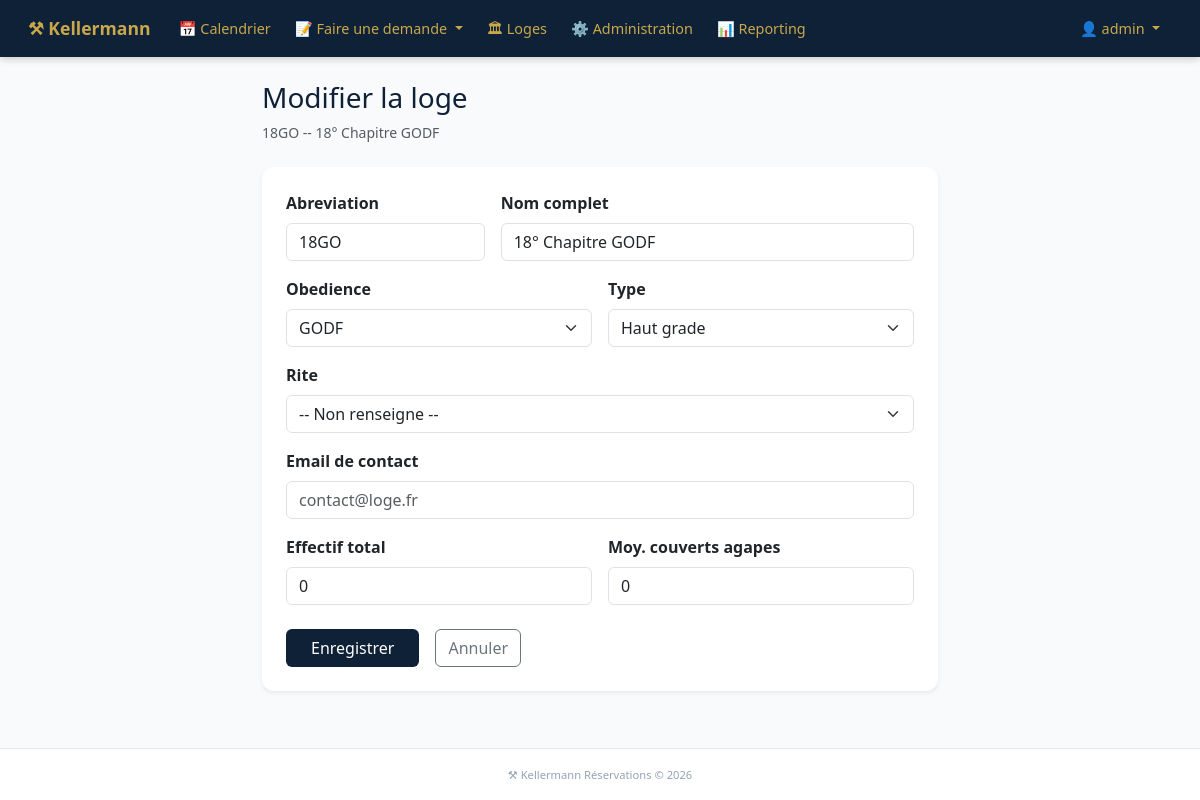
Screenshot of /loges/241/modifier/ (signed in) with the database file from the repository.
### temple_project/apps/loges/models.py (models this page shows, shortened)
class Loge(models.Model):
    TYPE_CHOICES = [
        ("loge",       "Loge"),
        ("haut_grade", "Haut Grade"),
    ]
    RITE_CHOICES = [
        ("reaa",  "REAA — Rite Écossais Ancien et Accepté"),
        ("rer",   "RER — Rite Écossais Rectifié"),
        ("rf",    "RF — Rite Français"),
        ("rem",   "REM — Rite Écossais Moderne"),
        ("dh",    "DH — Droit Humain"),
        ("mem",   "MEM — Memphis-Misraïm"),
        ("autre", "Autre"),
    ]
    nom                   = models.CharField(max_length=200)
    abreviation           = models.CharField(max_length=20, blank=True)
    obedience             = models.ForeignKey(Obedience, on_delete=models.PROTECT, related_name="loges")
    type_loge             = models.CharField(max_length=20, choices=TYPE_CHOICES, default="loge")
    rite                  = models.CharField(max_length=10, choices=RITE_CHOICES, blank=True, default="")
    email                 = models.EmailField(blank=True)
    effectif_total        = models.PositiveIntegerField(default=0)
    effectif_moyen_agapes = models.PositiveIntegerField(default=0)
    actif                 = models.BooleanField(default=True)
    created_at            = models.DateTimeField(auto_now_add=True)
    class Meta:
        verbose_name = "Loge"
        verbose_name_plural = "Loges"
        ordering = ["nom"]

class Obedience(models.Model):
    nom = models.CharField(max_length=200, unique=True)
    class Meta:
        verbose_name = "Obédience"
        verbose_name_plural = "Obédiences"
        ordering = ["nom"]

### temple_project/apps/loges/views.py (the view, shortened to what this page needs)
# urls.py: path("<int:pk>/modifier/",  views.modifier_loge, name="modifier"),
@membre_required
def modifier_loge(request, pk):
    loge = get_object_or_404(Loge, pk=pk)
    if not request.user.is_staff:
        messages.error(request, "Accès non autorisé.")
        return redirect('loges:liste')
    obediences = Obedience.objects.all().order_by('nom')
    return render(request, "loges/modifier.html", {
        'loge':       loge,
        'obediences': obediences,
    })

### temple_project/apps/auth_custom/views.py (called while the page is built)
def membre_required(view_func):
    from functools import wraps
    @wraps(view_func)
    def wrapper(request, *args, **kwargs):
        est_admin  = request.user.is_authenticated and request.user.is_staff
        est_membre = request.COOKIES.get("kellermann_membre") == "1"
        if est_admin or est_membre:
            return view_func(request, *args, **kwargs)
        return __import__("django.shortcuts", fromlist=["redirect"]).redirect(f"/auth/login/?next={request.path}")
    return wrapper

def visiteur_context(request):
    return {
        "visiteur_connecte": request.COOKIES.get("kellermann_membre") == "1"
    }

### temple_project/templates/loges/modifier.html (shortened to what this page needs)
{% extends "base.html" %}
{% block content %}
<div class="row justify-content-center">
  <div class="col-lg-7">
    <div class="mb-4">
      <h1 class="h3" style="color:#0F2137;">Modifier la loge</h1>
      <p class="text-muted small">{{ loge.abreviation }} -- {{ loge.nom }}</p>
    </div>
    <div class="card shadow-sm border-0">
      <div class="card-body p-4">
        <form method="post">
          <div class="row g-3 mb-3">
            <div class="col-md-4">
              <label class="form-label fw-semibold">Abreviation</label>
              <input type="text" name="abreviation" value="{{ loge.abreviation }}" class="form-control" required>
            </div>
            <div class="col-md-8">
              <label class="form-label fw-semibold">Nom complet</label>
              <input type="text" name="nom" value="{{ loge.nom }}" class="form-control" required>
            </div>
          </div>
          <div class="row g-3 mb-3">
            <div class="col-md-6">
              <label class="form-label fw-semibold">Obedience</label>
              <select name="obedience" class="form-select">
                {% for ob in obediences %}
                <option value="{{ ob.nom }}" {% if loge.obedience == ob %}selected{% endif %}>{{ ob.nom }}</option>
                {% endfor %}
              </select>
            </div>
            <div class="col-md-6">
              <label class="form-label fw-semibold">Type</label>
              <select name="type_loge" class="form-select">
                <option value="haut_grade" {% if loge.type_loge == 'haut_grade' %}selected{% endif %}>Haut grade</option>
              </select>
            </div>
          </div>
          <div class="mb-3">
            <label class="form-label fw-semibold">Rite</label>
            <select name="rite" class="form-select">
              <option value="">-- Non renseigne --</option>
            </select>
          </div>
          <div class="mb-3">
            <label class="form-label fw-semibold">Email de contact</label>
            <input type="email" name="email" value="{{ loge.email }}" class="form-control" placeholder="contact@loge.fr">
          </div>
          <div class="row g-3 mb-4">
            <div class="col-md-6">
              <label class="form-label fw-semibold">Effectif total</label>
              <input type="number" name="effectif_total" value="{{ loge.effectif_total }}" class="form-control" min="0">
            </div>
            <div class="col-md-6">
              <label class="form-label fw-semibold">Moy. couverts agapes</label>
              <input type="number" name="effectif_moyen_agapes" value="{{ loge.effectif_moyen_agapes }}" class="form-control" min="0">
            </div>
          </div>
          <div class="d-flex gap-3">
            <button type="submit" class="btn px-4" style="background:#0F2137;color:white;">Enregistrer</button>
            <a href="{% url 'loges:detail' loge.pk %}" class="btn btn-outline-secondary">Annuler</a>
          </div>
        </form>
      </div>
    </div>
  </div>
</div>
{% endblock %}

### temple_project/templates/base.html (shortened to what this page needs)
{% load i18n %}
<!DOCTYPE html>
<html lang="fr">
<head>
    <link href="https://cdn.jsdelivr.net/npm/bootstrap@5.3.3/dist/css/bootstrap.min.css" rel="stylesheet">
</head>
<body>
<nav class="navbar navbar-expand-lg navbar-dark">
    <div class="container-fluid">
        <a class="navbar-brand fw-bold" href="/">⚒ Kellermann</a>
        <div class="collapse navbar-collapse" id="navMenu">
            <ul class="navbar-nav me-auto mt-2 mt-lg-0">
                {% if visiteur_connecte or user.is_staff %}
                <li class="nav-item">
                    <a class="nav-link" href="/calendrier/">📅 Calendrier</a>
                </li>
                <li class="nav-item dropdown">
                    <a class="nav-link dropdown-toggle" href="#" role="button" data-bs-toggle="dropdown">
                        📝 Faire une demande
                    </a>
                </li>
                <li class="nav-item">
                    <a class="nav-link" href="/loges/">🏛 Loges</a>
                </li>
                {% endif %}
                {% if user.is_staff %}
                <li class="nav-item">
                    <a class="nav-link" href="/admin/">⚙️ Administration</a>
                </li>
                <li class="nav-item">
                    <a class="nav-link" href="/exports/reporting/">📊 Reporting</a>
                </li>
                {% endif %}
            </ul>
            <ul class="navbar-nav mt-2 mt-lg-0">
                {% if user.is_staff %}
                <li class="nav-item dropdown">
                    <a class="nav-link dropdown-toggle" href="#" role="button" data-bs-toggle="dropdown">
                        👤 {{ user.username }}
                    </a>
                </li>
                {% elif visiteur_connecte %}
                <li class="nav-item">
                    <a class="nav-link" href="/auth/logout/" style="opacity:0.7;font-size:0.85rem;">
                        🚪 Déconnexion
                    </a>
                </li>
                {% else %}
                <li class="nav-item">
                    <a class="nav-link" href="/auth/login/">🔑 Connexion</a>
                </li>
                {% endif %}
            </ul>
        </div>
    </div>
</nav>
<main class="container-fluid py-3 py-md-4">
    {% block content %}{% endblock %}
</main>
<footer class="text-center mt-4">
    <small>⚒ Kellermann Réservations &copy; {% now "Y" %}</small>
</footer>
</body>
</html>

### temple_project/templates/base.html (style rules this page uses)
:root { --temple-blue: #0F2137; --temple-gold: #C8A84B; --temple-blue-light: #1a3a5c; }
body { font-family: 'Segoe UI', Arial, sans-serif; background: #F8FAFC; min-height: 100vh; display: flex; flex-direction: column; }
main { flex: 1; }
.navbar { background-color: var(--temple-blue) !important; padding: 0.6rem 1rem; box-shadow: 0 2px 8px rgba(0,0,0,0.2); }
.navbar-brand { color: var(--temple-gold) !important; font-weight: 700; font-size: 1.1rem; }
.nav-link { color: var(--temple-gold) !important; font-size: 0.9rem; padding: 0.5rem 0.75rem !important; }
.card { border-radius: 12px; }
footer { background: white; border-top: 1px solid #E2E8F0; color: #94A3B8; font-size: 0.8rem; padding: 1rem; }

### rows the page displays
Loge: abreviation "18GO", nom "18° Chapitre GODF", obedience "GODF", type_loge "Haut grade", effectif_total "0", effectif_moyen_agapes "0"

### other values shown
{{ user.username }} "admin"
